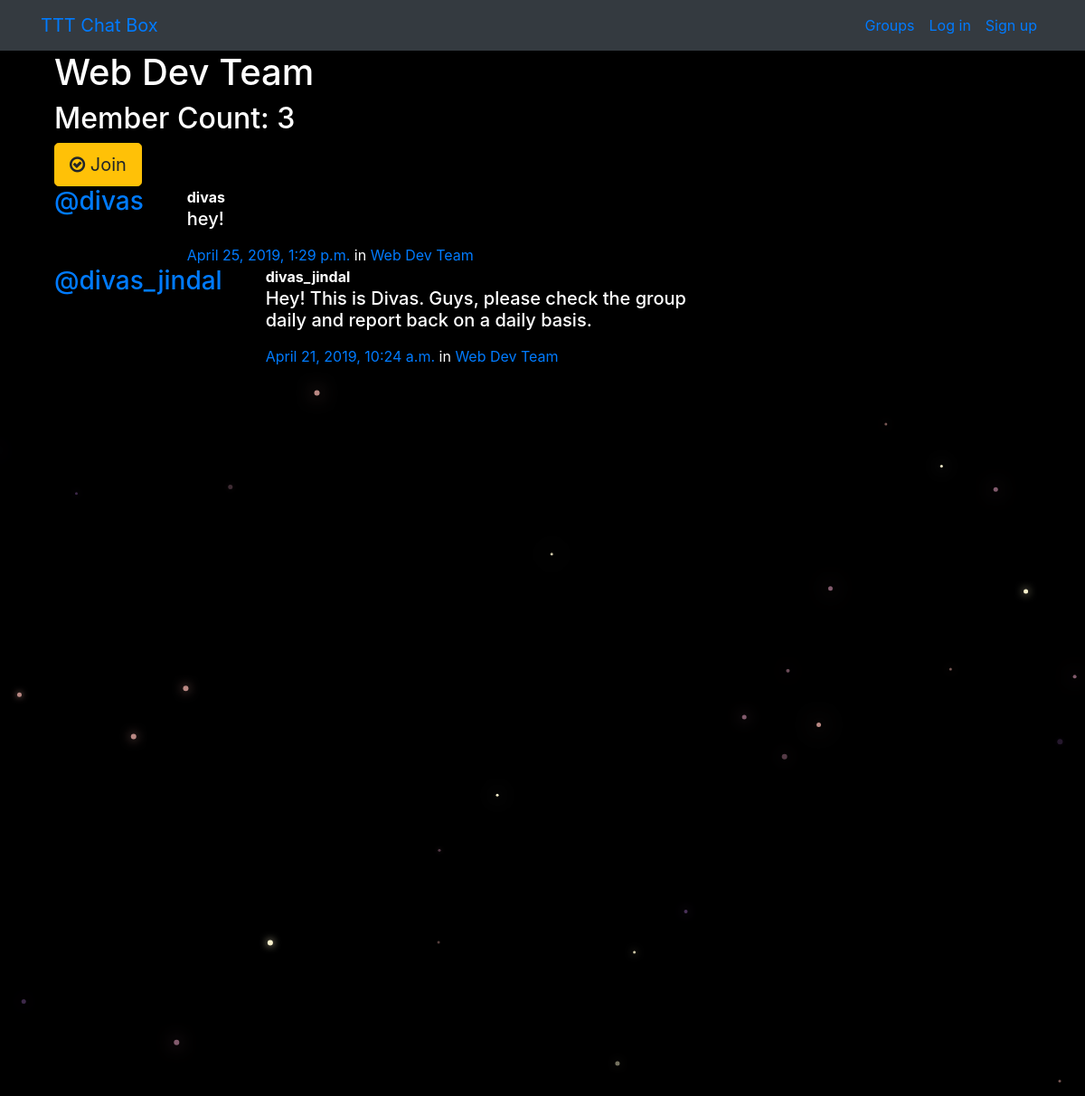
The app's page /groups/posts/in/web-dev-team/ with its own data.
### groups/models.py (models this page shows, shortened)
class Group(models.Model):
    name = models.CharField(max_length=255, unique=True)
    slug = models.SlugField(allow_unicode=True, unique=True)
    description = models.TextField(blank=True, default='')
    description_html = models.TextField(editable=False, default='', blank=True)
    members = models.ManyToManyField(User,through="GroupMember")
    class Meta:
        ordering = ["name"]

### posts/models.py (models this page shows, shortened)
class Post(models.Model):
    user = models.ForeignKey(User, related_name="posts",on_delete=models.CASCADE)
    created_at = models.DateTimeField(auto_now=True)
    message = models.TextField()
    message_html = models.TextField(editable=False)
    group = models.ForeignKey(Group, related_name="posts",null=True, blank=True,on_delete=models.CASCADE)
    class Meta:
        ordering = ["-created_at"]
        unique_together = ["user", "message"]

### groups/views.py (the view)
# urls.py: path("posts/in/<slug>/",views.SingleGroup.as_view(),name="single"),
class SingleGroup(generic.DetailView):
    model = Group

### groups/templates/groups/group_detail.html
{% extends "groups/group_base.html" %}
{% block pregroup %}
<div class="container">
  <h1>{{group.name}}</h1>
  <h2> Member Count: {{group.members.count}}</h2>
  <div class="content">
  	{% if user in group.members.all %}
  		<a href="{% url 'groups:leave' slug=group.slug %}" class="btn btn-lg btn-warning"><span class="fa fa-times-circle-o"></span> Leave</a>
  	{% else %}
  		<a href="{% url 'groups:join' slug=group.slug %}" class="btn btn-lg btn-warning"><span class="fa fa-check-circle-o"></span> Join</a>
  	{% endif %}
  </div>
</div>
{% endblock %}
{% block group_content %}
<div class="col-md-8">
	{% if group.posts.count == 0 %}
	<h2>No posts in this group yet!</h2>
	{% else %}
		{% for post in group.posts.all %}
			{% include "posts/_post.html" %}
		{% endfor %}
	{% endif %}
</div>
{% endblock %}

### posts/templates/posts/_post.html (shortened to what this page needs)
<div class="media">
	<h3 class="mr-5"><a href="{% url 'posts:for_user' username=post.user.username %}">@{{ post.user.username }}</a></h3>
	<div class="media-body">
		<strong>{{ post.user.username }}</strong>
		<h5>{{ post.message_html|safe }}</h5>
			<time class="time"><a href="{% url 'posts:single' username=post.user.username pk=post.pk %}">{{ post.created_at }}</a></time>
			{% if post.group %}
			<span class="group-name">in <a href="#">{{ post.group.name }}</a></span>
			{% endif %}
	</div>
</div>

### static/simplesocial/css/master.css (style rules this page uses)
body { margin: 0; overflow: hidden; background-color: black; color:white; }

### records on screen
Group: name "Web Dev Team", members.count "3"
Post: user.username "divas", message_html "hey!", created_at "April 25, 2019, 1:29 p.m.", group.name "Web Dev Team"
Post: user.username "divas_jindal", message_html "Hey! This is Divas. Guys, please check the group daily and report back on a daily basis.", created_at "April 21, 2019, 10:24 a.m.", group.name "Web Dev Team"
